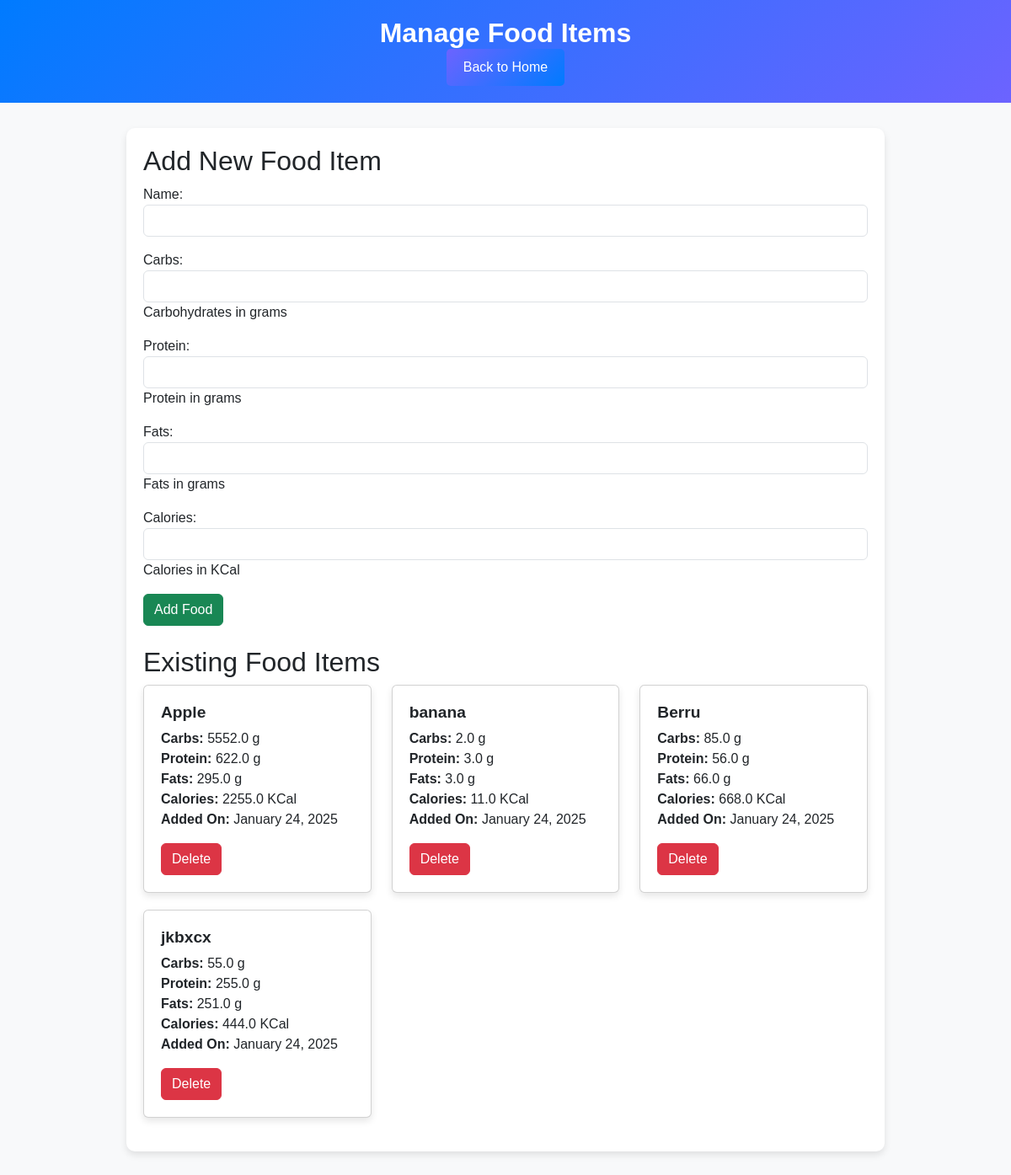
/manage-food/ (signed in), run on the app's committed database.
### myapp/models.py (models this page shows, shortened)
class FoodItem(models.Model):
    name = models.CharField(max_length=100, unique=True)
    carbs = models.FloatField(help_text="Carbohydrates in grams")
    protein = models.FloatField(help_text="Protein in grams")
    fats = models.FloatField(help_text="Fats in grams")
    calories = models.FloatField(help_text="Calories in KCal")
    date_added = models.DateField(default=now)

### myapp/views.py (the view)
# urls.py: path('manage-food/', views.manage_food, name='manage_food'),
@login_required
def manage_food(request):
    if request.method == 'POST':
        form = FoodItemForm(request.POST)
        if form.is_valid():
            form.save()
            return redirect('manage_food')
    else:
        form = FoodItemForm()
    food_items = FoodItem.objects.all()
    return render(request, 'myapp/manage_food.html', {'form': form, 'food_items': food_items})

### myapp/forms.py (shortened to what this page needs)
class FoodItemForm(forms.ModelForm):
    class Meta:
        model = FoodItem
        fields = ['name', 'carbs', 'protein', 'fats', 'calories']
        widgets = {
            'name': forms.TextInput(attrs={'class': 'form-control'}),
            'carbs': forms.NumberInput(attrs={'class': 'form-control'}),
            'protein': forms.NumberInput(attrs={'class': 'form-control'}),
            'fats': forms.NumberInput(attrs={'class': 'form-control'}),
            'calories': forms.NumberInput(attrs={'class': 'form-control'}),
        }

### myapp/templates/myapp/manage_food.html (shortened to what this page needs)
<!DOCTYPE html>
<html lang="en">
<head>
    <link href="https://cdn.jsdelivr.net/npm/bootstrap@5.3.0/dist/css/bootstrap.min.css" rel="stylesheet">
</head>
<body>
    <div class="header">
        <h1>Manage Food Items</h1>
        <a href="{% url 'home' %}" class="btn btn-custom">Back to Home</a>
    </div>
    <div class="container">
        <h2>Add New Food Item</h2>
        <form method="post" class="mb-4">
            {{ form.as_p }}
            <button type="submit" class="btn btn-success">Add Food</button>
        </form>
        <h2>Existing Food Items</h2>
        {% if food_items %}
        <div class="row">
            {% for food in food_items %}
            <div class="col-md-4">
                <div class="card">
                    <div class="card-body">
                        <h5 class="card-title">{{ food.name }}</h5>
                        <p class="card-text">
                            <strong>Carbs:</strong> {{ food.carbs }} g<br>
                            <strong>Protein:</strong> {{ food.protein }} g<br>
                            <strong>Fats:</strong> {{ food.fats }} g<br>
                            <strong>Calories:</strong> {{ food.calories }} KCal<br>
                            <strong>Added On:</strong> {{ food.date_added|date:"F j, Y" }}
                        </p>
                        <a href="{% url 'delete_food' food.id %}" class="btn btn-danger" onclick="return confirm('Are you sure you want to delete this food item?');">Delete</a>
                    </div>
                </div>
            </div>
            {% endfor %}
        </div>
        {% else %}
        <p>No food items available. Add your first food item!</p>
        {% endif %}
    </div>
</body>
</html>

### myapp/templates/myapp/manage_food.html (style rules this page uses)
body { font-family: Arial, sans-serif; margin: 0; padding: 0; background-color: #f8f9fa; }
.header { background: linear-gradient(135deg, #007bff, #6c63ff); color: white; padding: 20px; text-align: center; }
.header h1 { margin: 0; font-size: 2rem; font-weight: bold; }
.btn-custom { background: linear-gradient(135deg, #6c63ff, #007bff); color: white; border: none; padding: 10px 20px; border-radius: 5px; text-decoration: none; }
.container { margin: 30px auto; padding: 20px; background: white; border-radius: 10px; box-shadow: 0 4px 8px rgba(0, 0, 0, 0.1); max-width: 900px; }
.card { margin-bottom: 20px; box-shadow: 0 4px 8px rgba(0, 0, 0, 0.1); }
.card-body { padding: 20px; }
.card-title { font-size: 1.2rem; font-weight: bold; }

### data on the page
FoodItem: name "Apple", carbs "5552.0", protein "622.0", fats "295.0", calories "2255.0", date_added "January 24, 2025"
FoodItem: name "banana", carbs "2.0", protein "3.0", fats "3.0", calories "11.0", date_added "January 24, 2025"
FoodItem: name "Berru", carbs "85.0", protein "56.0", fats "66.0", calories "668.0", date_added "January 24, 2025"
FoodItem: name "jkbxcx", carbs "55.0", protein "255.0", fats "251.0", calories "444.0", date_added "January 24, 2025"
